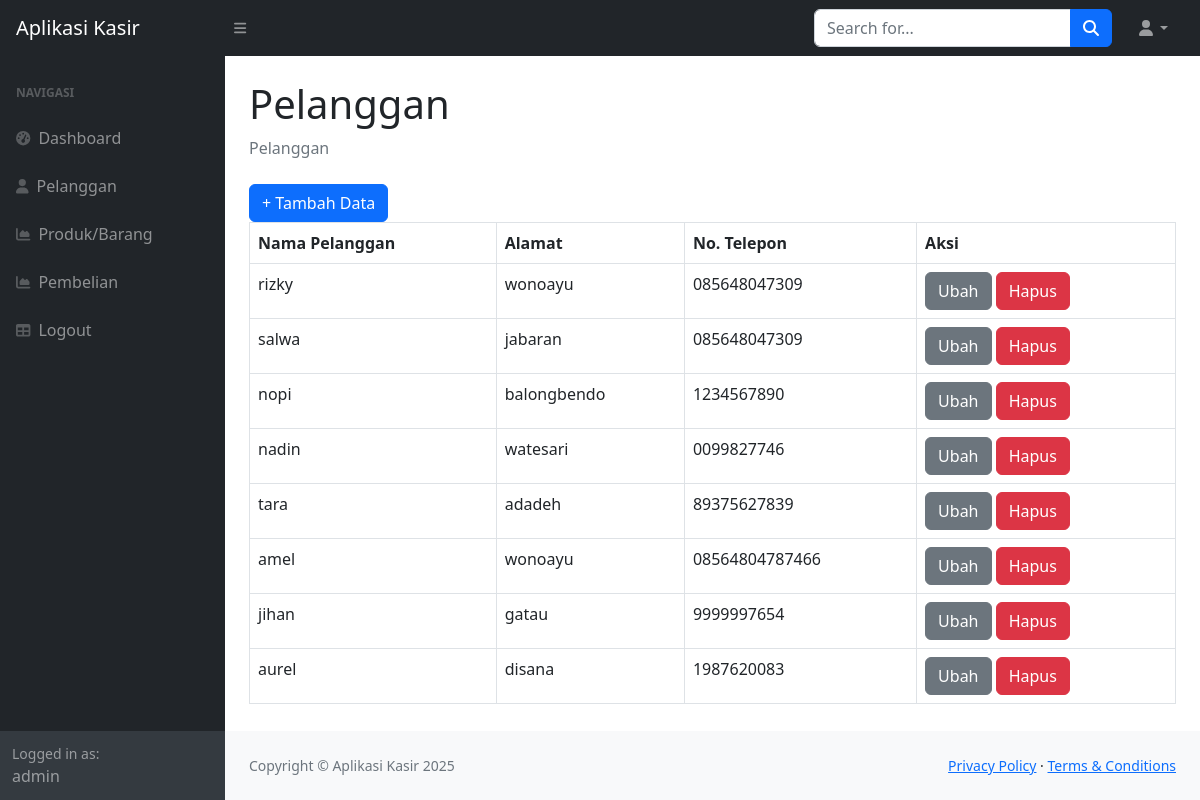
Page /kasir_ukk/ukkkasir/index.php?page=pelanggan (signed in) on the committed database.
### tables this page shows
CREATE TABLE `pelanggan` (
  `id_pelanggan` int NOT NULL,
  `nama_pelanggan` varchar(255) DEFAULT NULL,
  `alamat` text,
  `nomor_telepon` varchar(255) DEFAULT NULL
);

### kasir_ukk/ukkkasir/pelanggan.php (the view)
<div class="container-fluid px-4">
                        <h1 class="mt-4">Pelanggan</h1>
                        <ol class="breadcrumb mb-4">
                            <li class="breadcrumb-item active">Pelanggan</li>
                        </ol>
                        <a href="?page=pelanggan_tambah" class="btn btn-primary">+ Tambah Data</a>
                        <table class="table table-bordered">
                            <tr>
                                <th>Nama Pelanggan</th>
                                <th>Alamat</th>
                                <th>No. Telepon</th>
                                <th>Aksi</th>
                            </tr>
                            <?php
                                $query = mysqli_query($koneksi, "SELECT*FROM pelanggan");
                                while($data = mysqli_fetch_array($query)){
                                    ?>
                                    <tr>
                                        <td><?php echo $data['nama_pelanggan']; ?></td>
                                        <td><?php echo $data['alamat']; ?></td>
                                        <td><?php echo $data['nomor_telepon']; ?></td>
                                        <td>
                                            <a href="?page=pelanggan_ubah&&id=<?php echo $data['id_pelanggan']; ?>" class="btn btn-secondary">Ubah</a>
                                            <a href="?page=pelanggan_hapus&&id=<?php echo $data['id_pelanggan']; ?>" class="btn btn-danger">Hapus</a>
                                        </td>
                                    </tr>
                                    <?php
                                }
                            ?>
                        </table>
                    </div>

### kasir_ukk/ukkkasir/index.php (shortened to what this page needs)
<!DOCTYPE html>
<html lang="en">
    <head>
        <link href="https://cdn.jsdelivr.net/npm/simple-datatables@7.1.2/dist/style.min.css" rel="stylesheet" />
        <link href="css/styles.css" rel="stylesheet" />
    </head>
    <body class="sb-nav-fixed">
        <nav class="sb-topnav navbar navbar-expand navbar-dark bg-dark">
            <a class="navbar-brand ps-3" href="index.html">Aplikasi Kasir</a>
            <button class="btn btn-link btn-sm order-1 order-lg-0 me-4 me-lg-0" id="sidebarToggle" href="#!"><i class="fas fa-bars"></i></button>
            <form class="d-none d-md-inline-block form-inline ms-auto me-0 me-md-3 my-2 my-md-0">
                <div class="input-group">
                    <input class="form-control" type="text" placeholder="Search for..." aria-label="Search for..." aria-describedby="btnNavbarSearch" />
                    <button class="btn btn-primary" id="btnNavbarSearch" type="button"><i class="fas fa-search"></i></button>
                </div>
            </form>
            <ul class="navbar-nav ms-auto ms-md-0 me-3 me-lg-4">
                <li class="nav-item dropdown">
                    <a class="nav-link dropdown-toggle" id="navbarDropdown" href="#" role="button" data-bs-toggle="dropdown" aria-expanded="false"><i class="fas fa-user fa-fw"></i></a>
                </li>
            </ul>
        </nav>
        <div id="layoutSidenav">
            <div id="layoutSidenav_nav">
                <nav class="sb-sidenav accordion sb-sidenav-dark" id="sidenavAccordion">
                    <div class="sb-sidenav-menu">
                        <div class="nav">
                            <div class="sb-sidenav-menu-heading">Navigasi</div>
                            <a class="nav-link" href="index.php">
                                <div class="sb-nav-link-icon"><i class="fas fa-tachometer-alt"></i></div>
                                Dashboard
                            </a>
                            <a class="nav-link" href="?page=pelanggan">
                                <div class="sb-nav-link-icon"><i class="fas fa-user"></i></div>
                                Pelanggan
                            </a>
                            <a class="nav-link" href="?page=produk">
                                <div class="sb-nav-link-icon"><i class="fas fa-chart-area"></i></div>
                                Produk/Barang
                            </a>
                            <a class="nav-link" href="?page=pembelian">
                                <div class="sb-nav-link-icon"><i class="fas fa-chart-area"></i></div>
                                Pembelian
                            </a>
                            <a class="nav-link" href="logout.php">
                                <div class="sb-nav-link-icon"><i class="fas fa-table"></i></div>
                                Logout
                            </a>
                        </div>
                    </div>
                    <div class="sb-sidenav-footer">
                        <div class="small">Logged in as:</div>
                        <?php echo $_SESSION['user']['nama']; ?>
                    </div>
                </nav>
            </div>
            <div id="layoutSidenav_content">
                <main>
                <?php
                    $page = isset($_GET['page']) ? $_GET['page'] : 'home';
                    include $page . '.php';
                ?>
                </main>
                <footer class="py-4 bg-light mt-auto">
                    <div class="container-fluid px-4">
                        <div class="d-flex align-items-center justify-content-between small">
                            <div class="text-muted">Copyright &copy;  Aplikasi Kasir 2025</div>
                            <div>
                                <a href="#">Privacy Policy</a>
                                &middot;
                                <a href="#">Terms &amp; Conditions</a>
                            </div>
                        </div>
                    </div>
                </footer>
            </div>
        </div>
    </body>
</html>

### rows in the picture
pelanggan: nama_pelanggan "rizky", alamat "wonoayu", nomor_telepon "085648047309"
pelanggan: nama_pelanggan "salwa", alamat "jabaran", nomor_telepon "085648047309"
pelanggan: nama_pelanggan "nopi", alamat "balongbendo", nomor_telepon "1234567890"
pelanggan: nama_pelanggan "nadin", alamat "watesari", nomor_telepon "0099827746"
pelanggan: nama_pelanggan "tara", alamat "adadeh", nomor_telepon "89375627839"
pelanggan: nama_pelanggan "amel", alamat "wonoayu", nomor_telepon "08564804787466"
pelanggan: nama_pelanggan "jihan", alamat "gatau", nomor_telepon "9999997654"
pelanggan: nama_pelanggan "aurel", alamat "disana", nomor_telepon "1987620083"

### other values in the picture
$_SESSION['user']['nama'] "admin"
